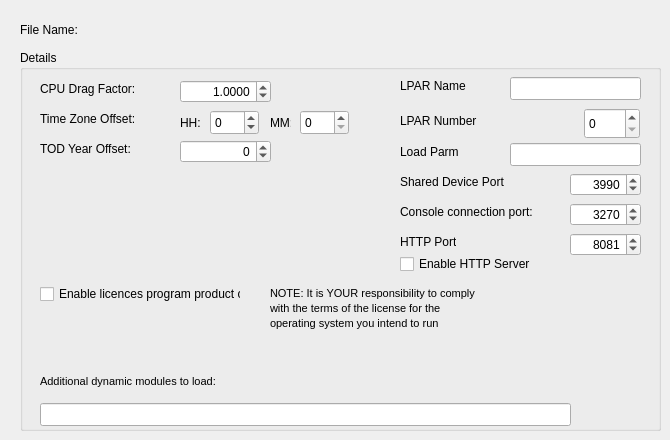
   <widget class="QWidget" name="Emulation">
    <attribute name="title">
     <string>Emulation</string>
    </attribute>
    <widget class="QGroupBox" name="groupBox_4">
     <property name="geometry">
      <rect>
       <x>20</x>
       <y>50</y>
       <width>641</width>
       <height>381</height>
      </rect>
     </property>
     <property name="title">
      <string>Details</string>
     </property>
     <widget class="QSpinBox" name="httpPortSpin">
      <property name="geometry">
       <rect>
        <x>550</x>
        <y>183</y>
        <width>71</width>
        <height>23</height>
       </rect>
      </property>
      <property name="alignment">
       <set>Qt::AlignRight|Qt::AlignTrailing|Qt::AlignVCenter</set>
      </property>
      <property name="minimum">
       <number>0</number>
      </property>
      <property name="maximum">
       <number>65535</number>
      </property>
      <property name="value">
       <number>8081</number>
      </property>
     </widget>
     <widget class="QLabel" name="label_46">
      <property name="geometry">
       <rect>
        <x>380</x>
        <y>183</y>
        <width>56</width>
        <height>17</height>
       </rect>
      </property>
      <property name="text">
       <string>HTTP Port</string>
      </property>
     </widget>
     <widget class="QSpinBox" name="ConsolePortSpin">
      <property name="geometry">
       <rect>
        <x>550</x>
        <y>153</y>
        <width>71</width>
        <height>23</height>
       </rect>
      </property>
      <property name="alignment">
       <set>Qt::AlignRight|Qt::AlignTrailing|Qt::AlignVCenter</set>
      </property>
      <property name="maximum">
       <number>65535</number>
      </property>
      <property name="value">
       <number>3270</number>
      </property>
     </widget>
     <widget class="QLabel" name="label_53">
      <property name="geometry">
       <rect>
        <x>380</x>
        <y>153</y>
        <width>151</width>
        <height>17</height>
       </rect>
      </property>
      <property name="text">
       <string>Console connection port:</string>
      </property>
     </widget>
     <widget class="QLabel" name="label_14">
      <property name="geometry">
       <rect>
        <x>20</x>
        <y>60</y>
        <width>121</width>
        <height>17</height>
       </rect>
      </property>
      <property name="text">
       <string>Time Zone Offset:</string>
      </property>
     </widget>
     <widget class="QLabel" name="label_51">
      <property name="geometry">
       <rect>
        <x>380</x>
        <y>123</y>
        <width>121</width>
        <height>17</height>
       </rect>
      </property>
      <property name="text">
       <string>Shared Device Port</string>
      </property>
     </widget>
     <widget class="QSpinBox" name="shrdPortSpin">
      <property name="geometry">
       <rect>
        <x>550</x>
        <y>123</y>
        <width>71</width>
        <height>23</height>
       </rect>
      </property>
      <property name="alignment">
       <set>Qt::AlignRight|Qt::AlignTrailing|Qt::AlignVCenter</set>
      </property>
      <property name="maximum">
       <number>65535</number>
      </property>
      <property name="value">
       <number>3990</number>
      </property>
     </widget>
     <widget class="QDoubleSpinBox" name="todDragSpin">
      <property name="geometry">
       <rect>
        <x>160</x>
        <y>30</y>
        <width>91</width>
        <height>23</height>
       </rect>
      </property>
      <property name="alignment">
       <set>Qt::AlignRight|Qt::AlignTrailing|Qt::AlignVCenter</set>
      </property>
      <property name="decimals">
       <number>4</number>
      </property>
      <property name="value">
       <double>1.000000000000000</double>
      </property>
     </widget>
     <widget class="QLabel" name="label_13">
      <property name="geometry">
       <rect>
        <x>20</x>
        <y>30</y>
        <width>121</width>
        <height>17</height>
       </rect>
      </property>
      <property name="text">
       <string>CPU Drag Factor:</string>
      </property>
     </widget>
     <widget class="QSpinBox" name="yrOffsetSpin">
      <property name="geometry">
       <rect>
        <x>160</x>
        <y>90</y>
        <width>91</width>
        <height>23</height>
       </rect>
      </property>
      <property name="alignment">
       <set>Qt::AlignRight|Qt::AlignTrailing|Qt::AlignVCenter</set>
      </property>
      <property name="minimum">
       <number>-142</number>
      </property>
      <property name="maximum">
       <number>142</number>
      </property>
      <property name="value">
       <number>0</number>
      </property>
     </widget>
     <widget class="QLabel" name="label_11">
      <property name="geometry">
       <rect>
        <x>20</x>
        <y>90</y>
        <width>121</width>
        <height>17</height>
       </rect>
      </property>
      <property name="text">
       <string>TOD Year Offset:</string>
      </property>
     </widget>
     <widget class="QCheckBox" name="pgmPrdOs">
      <property name="geometry">
       <rect>
        <x>20</x>
        <y>233</y>
        <width>201</width>
        <height>22</height>
       </rect>
      </property>
      <property name="font">
       <font>
        <pointsize>9</pointsize>
       </font>
      </property>
      <property name="text">
       <string>Enable licences program product o/s</string>
      </property>
     </widget>
     <widget class="QLabel" name="label_19">
      <property name="geometry">
       <rect>
        <x>380</x>
        <y>27</y>
        <width>81</width>
        <height>17</height>
       </rect>
      </property>
      <property name="text">
       <string>LPAR Name</string>
      </property>
     </widget>
     <widget class="QLabel" name="label_18">
      <property name="geometry">
       <rect>
        <x>380</x>
        <y>93</y>
        <width>71</width>
        <height>17</height>
       </rect>
      </property>
      <property name="text">
       <string>Load Parm</string>
      </property>
     </widget>
     <widget class="QLineEdit" name="loadParm">
      <property name="geometry">
       <rect>
        <x>490</x>
        <y>93</y>
        <width>131</width>
        <height>23</height>
       </rect>
      </property>
     </widget>
     <widget class="QLineEdit" name="lparName">
      <property name="geometry">
       <rect>
        <x>490</x>
        <y>27</y>
        <width>131</width>
        <height>23</height>
       </rect>
      </property>
     </widget>
     <widget class="QLabel" name="pgmPrDosT3">
      <property name="geometry">
       <rect>
        <x>250</x>
        <y>263</y>
        <width>251</width>
        <height>20</height>
       </rect>
      </property>
      <property name="font">
       <font>
        <pointsize>8</pointsize>
       </font>
      </property>
      <property name="text">
       <string>operating system you intend to run</string>
      </property>
     </widget>
     <widget class="QLabel" name="pgmPrDosT1">
      <property name="enabled">
       <bool>true</bool>
      </property>
      <property name="geometry">
       <rect>
        <x>250</x>
        <y>233</y>
        <width>251</width>
        <height>20</height>
       </rect>
      </property>
      <property name="font">
       <font>
        <pointsize>8</pointsize>
       </font>
      </property>
      <property name="autoFillBackground">
       <bool>false</bool>
      </property>
      <property name="lineWidth">
       <number>1</number>
      </property>
      <property name="text">
       <string>NOTE: It is YOUR responsibility to comply</string>
      </property>
      <property name="scaledContents">
       <bool>false</bool>
      </property>
      <property name="wordWrap">
       <bool>false</bool>
      </property>
      <property name="textInteractionFlags">
       <set>Qt::NoTextInteraction</set>
      </property>
     </widget>
     <widget class="QLabel" name="pgmPrDosT2">
      <property name="geometry">
       <rect>
        <x>250</x>
        <y>248</y>
        <width>251</width>
        <height>20</height>
       </rect>
      </property>
      <property name="font">
       <font>
        <pointsize>8</pointsize>
       </font>
      </property>
      <property name="text">
       <string>with the terms of the license for the</string>
      </property>
     </widget>
     <widget class="QLineEdit" name="ldmod">
      <property name="geometry">
       <rect>
        <x>20</x>
        <y>353</y>
        <width>531</width>
        <height>23</height>
       </rect>
      </property>
     </widget>
     <widget class="QLabel" name="label_32">
      <property name="geometry">
       <rect>
        <x>20</x>
        <y>323</y>
        <width>211</width>
        <height>17</height>
       </rect>
      </property>
      <property name="font">
       <font>
        <pointsize>8</pointsize>
       </font>
      </property>
      <property name="text">
       <string>Additional dynamic modules to load:</string>
      </property>
     </widget>
     <widget class="QCheckBox" name="httpPortCheckBox">
      <property name="geometry">
       <rect>
        <x>380</x>
        <y>203</y>
        <width>151</width>
        <height>22</height>
       </rect>
      </property>
      <property name="text">
       <string>Enable HTTP Server</string>
      </property>
     </widget>
     <widget class="QSpinBox" name="tzOffsetHH">
      <property name="geometry">
       <rect>
        <x>190</x>
        <y>60</y>
        <width>49</width>
        <height>25</height>
       </rect>
      </property>
      <property name="minimum">
       <number>-12</number>
      </property>
      <property name="maximum">
       <number>12</number>
      </property>
     </widget>
     <widget class="QSpinBox" name="tzOffsetMM">
      <property name="geometry">
       <rect>
        <x>280</x>
        <y>60</y>
        <width>49</width>
        <height>25</height>
       </rect>
      </property>
      <property name="maximum">
       <number>59</number>
      </property>
     </widget>
     <widget class="QLabel" name="label_28">
      <property name="geometry">
       <rect>
        <x>160</x>
        <y>65</y>
        <width>21</width>
        <height>16</height>
       </rect>
      </property>
      <property name="text">
       <string>HH:</string>
      </property>
     </widget>
     <widget class="QLabel" name="label_30">
      <property name="geometry">
       <rect>
        <x>250</x>
        <y>65</y>
        <width>21</width>
        <height>16</height>
       </rect>
      </property>
      <property name="text">
       <string>MM:</string>
      </property>
     </widget>
     <widget class="QLabel" name="label_52">
      <property name="geometry">
       <rect>
        <x>380</x>
        <y>61</y>
        <width>101</width>
        <height>19</height>
       </rect>
      </property>
      <property name="text">
       <string>LPAR Number</string>
      </property>
     </widget>
     <widget class="QSpinBox" name="lparNum">
      <property name="geometry">
       <rect>
        <x>564</x>
        <y>58</y>
        <width>56</width>
        <height>31</height>
       </rect>
      </property>
     </widget>
    </widget>
    <widget class="QLabel" name="label_22">
     <property name="geometry">
      <rect>
       <x>20</x>
       <y>20</y>
       <width>57</width>
       <height>19</height>
      </rect>
     </property>
     <property name="text">
      <string>File Name:</string>
     </property>
    </widget>
    <widget class="QLabel" name="fileNameLabel_4">
     <property name="geometry">
      <rect>
       <x>100</x>
       <y>20</y>
       <width>551</width>
       <height>19</height>
      </rect>
     </property>
     <property name="font">
      <font>
       <family>Courier New</family>
      </font>
     </property>
     <property name="text">
      <string/>
     </property>
    </widget>
   </widget>
